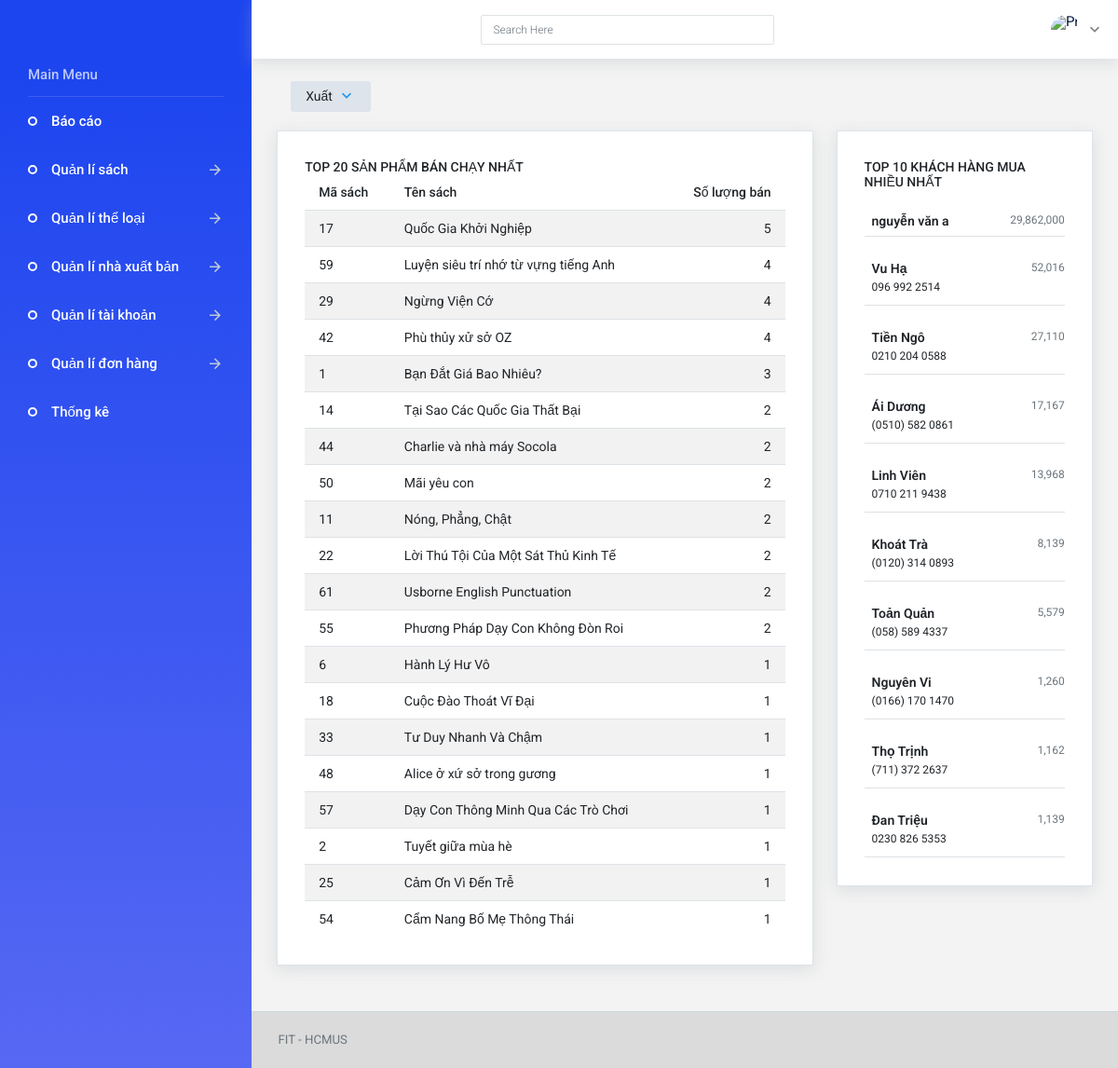
Screenshot of /AdminDashboard/index.php with the database file from the repository.
### tables this page shows
CREATE TABLE `products` (
  `ProductID` int(11) NOT NULL AUTO_INCREMENT,
  `ProductName` varchar(45) NOT NULL,
  `CategoryID` int(11) NOT NULL,
  `UnitPrice` float DEFAULT NULL,
  `UnitsInStock` smallint(6) DEFAULT NULL,
  `UnitsOnOrder` smallint(6) DEFAULT NULL,
  `Discontinued` tinyint(4) DEFAULT NULL,
  `Created_Add` date DEFAULT NULL,
  `NumberViews` int(11) DEFAULT NULL,
  `Description` longtext DEFAULT NULL,
  `Author` varchar(45) DEFAULT NULL,
  `PublishingCompanyID` int(11) DEFAULT NULL,
  PRIMARY KEY (`ProductID`),
  KEY `PublishingCompanyID` (`PublishingCompanyID`),
  KEY `FK_CategoryID` (`CategoryID`),
  CONSTRAINT `FK_CategoryID` FOREIGN KEY (`CategoryID`) REFERENCES `categories` (`CategoryID`) ON DELETE NO ACTION ON UPDATE NO ACTION,
  CONSTRAINT `PublishingCompanyID` FOREIGN KEY (`PublishingCompanyID`) REFERENCES `publishingcompanys` (`PublishingCompanyID`) ON DELETE NO ACTION ON UPDATE NO ACTION
);

### AdminDashboard/index.php (the view, shortened to what this page needs)
<?php
include 'connection.php';
$topProducts = mysqli_query($conn, "select p.ProductID, p.ProductName, count(od.ProductID_fk) as total from orderdetails od join products p on od.ProductID_fk = p.ProductID group by od.ProductID_fk order by total desc limit 0,20");
$topCustomers = mysqli_query($conn, "select c.CustomerName, c.Tel, (sum(od.Quantity) * sum(od.UnitPrice)) as total from customers c join orders o on c.CustomerID = o.CustomerID join orderdetails od on o.OrderID = od.OrderID group by c.CustomerName order by total desc limit 0,10");
?>
<!DOCTYPE html>
<html lang="en">
<head>
  <link rel="stylesheet" href="assets/vendors/iconfonts/mdi/css/materialdesignicons.min.css" />
  <link rel="stylesheet" href="assets/css/shared/style.css" />
  <link rel="stylesheet" href="assets/css/demo_1/style.css" />
</head>
<body>
  <div class="container-scroller">
    <nav class="navbar default-layout col-lg-12 col-12 p-0 fixed-top d-flex flex-row">
      <div class="text-center navbar-brand-wrapper d-flex align-items-top justify-content-center">
      </div>
      <div class="navbar-menu-wrapper d-flex align-items-center">
        <form class="ml-auto search-form d-none d-md-block" action="#">
          <div class="form-group">
            <input type="search" class="form-control" placeholder="Search Here" />
          </div>
        </form>
        <ul class="navbar-nav ml-auto">
          <li class="nav-item dropdown d-none d-xl-inline-block user-dropdown">
            <a class="nav-link dropdown-toggle" id="UserDropdown" href="#" data-toggle="dropdown" aria-expanded="false">
              <img class="img-xs rounded-circle" src="admin.jpg" alt="Profile image" />
            </a>
          </li>
        </ul>
      </div>
    </nav>
    <div class="container-fluid page-body-wrapper">
      <nav class="sidebar sidebar-offcanvas" id="sidebar">
        <ul class="nav">
          <li class="nav-item nav-category">Main Menu</li>
          <li class="nav-item">
            <a class="nav-link" href="./index.php">
              <span class="menu-title">Báo cáo</span>
            </a>
          </li>
          <li class="nav-item">
            <a class="nav-link" data-toggle="collapse" href="#quanlisach" aria-expanded="false" aria-controls="quanlisach">
              <span class="menu-title">Quản lí sách</span>
              <i class="menu-arrow"></i>
            </a>
          </li>
          <li class="nav-item">
            <a class="nav-link" data-toggle="collapse" href="#quanlitheloai" aria-expanded="false" aria-controls="ui-basic">
              <span class="menu-title">Quản lí thể loại</span>
              <i class="menu-arrow"> </i>
            </a>
          </li>
          <li class="nav-item">
            <a class="nav-link" data-toggle="collapse" href="#quanlinhaxuatban" aria-expanded="false" aria-controls="ui-basic">
              <span class="menu-title">Quản lí nhà xuất bản</span>
              <i class="menu-arrow"> </i>
            </a>
          </li>
          <li class="nav-item">
            <a class="nav-link" data-toggle="collapse" href="#quanlitaikhoan" aria-expanded="false" aria-controls="ui-basic">
              <span class="menu-title">Quản lí tài khoản</span>
              <i class="menu-arrow"> </i>
            </a>
          </li>
          <li class="nav-item">
            <a class="nav-link" data-toggle="collapse" href="#quanlidonhang" aria-expanded="false" aria-controls="ui-basic">
              <span class="menu-title">Quản lí đơn hàng</span>
              <i class="menu-arrow"> </i>
            </a>
          </li>
          <li class="nav-item">
            <a class="nav-link" href="thong-ke.php">
              <span class="menu-title">Thống kê</span>
            </a>
          </li>
        </ul>
      </nav>
      <div class="main-panel">
        <div class="content-wrapper">
          <div class="row page-title-header">
            <div class="col-md-12">
              <div class="page-header-toolbar">
                <div class="filter-wrapper">
                  <div class="dropdown ml-lg-auto ml-3 toolbar-item">
                    <button class="btn btn-secondary dropdown-toggle" type="button" id="dropdownexport" data-toggle="dropdown" aria-haspopup="true" aria-expanded="false">
                      Xuất
                    </button>
                  </div>
                </div>
              </div>
            </div>
          </div>
          <div class="row">
            <div class="col-md-8">
              <div class="row">
                <div class="col-md-12 grid-margin">
                  <div class="card">
                    <div class="card-body">
                      <div class="d-flex justify-content-between">
                        <h4 class="card-title mb-0">TOP 20 SẢN PHẨM BÁN CHẠY NHẤT</h4>
                      </div>
                      <div class="table-responsive" id="topProductsTable">
                        <table class="table table-striped table-hover">
                          <thead>
                            <tr>
                              <th>Mã sách</th>
                              <th>Tên sách</th>
                              <th style="text-align: right;">Số lượng bán</th>
                            </tr>
                          </thead>
                          <tbody>
                            <?php
                            while ($row = mysqli_fetch_array($topProducts)) {  ?>
                              <tr>
                                <td>
                                  <?php echo $row["ProductID"] ?>
                                </td>
                                <td>
                                  <?php echo $row["ProductName"] ?>
                                </td>
                                <td style="text-align: right;">
                                  <?php echo $row["total"] ?>
                                </td>
                              </tr>
                            <?php } ?>
                          </tbody>
                        </table>
                      </div>
                    </div>
                  </div>
                </div>
              </div>
            </div>
            <div class="col-md-4">
              <div class="row">
                <div class="col-md-12 grid-margin">
                  <div class="card">
                    <div class="card-body" id="topCustomersTable">
                      <h4 class="card-title mb-0">TOP 10 KHÁCH HÀNG MUA NHIỀU NHẤT</h4>
                      <?php while ($row = mysqli_fetch_array($topCustomers)) { ?>
                        <div class="d-flex mt-3 py-2 border-bottom">
                          <div class="wrapper ml-2">
                            <p class="mb-n1 font-weight-semibold">
                              <?php echo $row["CustomerName"] ?>
                            </p>
                            <small>
                              <?php echo $row["Tel"] ?>
                            </small>
                          </div>
                          <small class="text-muted ml-auto">
                            <?php echo number_format($row["total"]) ?>
                          </small>
                        </div>
                      <?php } ?>
                    </div>
                  </div>
                </div>
              </div>
            </div>
          </div>
        </div>
        <footer class="footer">
          <div class="container-fluid clearfix">
            <span class="text-muted d-block text-center text-sm-left d-sm-inline-block">FIT - HCMUS</span>
          </div>
        </footer>
      </div>
    </div>
  </div>
</body>
</html>

### rows the page displays
products: ProductID "17", ProductName "Quốc Gia Khởi Nghiệp", total "5"
products: ProductID "59", ProductName "Luyện siêu trí nhớ từ vựng tiếng Anh", total "4"
products: ProductID "29", ProductName "Ngừng Viện Cớ", total "4"
products: ProductID "42", ProductName "Phù thủy xử sở OZ", total "4"
products: ProductID "1", ProductName "Bạn Đắt Giá Bao Nhiêu?", total "3"
products: ProductID "14", ProductName "Tại Sao Các Quốc Gia Thất Bại", total "2"
products: ProductID "44", ProductName "Charlie và nhà máy Socola", total "2"
products: ProductID "50", ProductName "Mãi yêu con", total "2"
products: ProductID "11", ProductName "Nóng, Phẳng, Chật", total "2"
products: ProductID "22", ProductName "Lời Thú Tội Của Một Sát Thủ Kinh Tế", total "2"
products: ProductID "61", ProductName "Usborne English Punctuation", total "2"
products: ProductID "55", ProductName "Phương Pháp Dạy Con Không Đòn Roi", total "2"
products: ProductID "6", ProductName "Hành Lý Hư Vô", total "1"
products: ProductID "18", ProductName "Cuộc Đào Thoát Vĩ Đại", total "1"
products: ProductID "33", ProductName "Tư Duy Nhanh Và Chậm", total "1"
products: ProductID "48", ProductName "Alice ở xứ sở trong gương", total "1"
products: ProductID "57", ProductName "Dạy Con Thông Minh Qua Các Trò Chơi", total "1"
products: ProductID "2", ProductName "Tuyết giữa mùa hè", total "1"
products: ProductID "25", ProductName "Cảm Ơn Vì Đến Trễ", total "1"
products: ProductID "54", ProductName "Cẩm Nang Bố Mẹ Thông Thái", total "1"

### other values shown
$row["CustomerName"] "nguyễn văn a"
$row["total"] "29,862,000"
$row["CustomerName"] "Vu Hạ"
$row["Tel"] "096 992 2514"
$row["total"] "52,016"
$row["CustomerName"] "Tiền Ngô"
$row["Tel"] "0210 204 0588"
$row["total"] "27,110"
$row["CustomerName"] "Ái Dương"
$row["Tel"] "(0510) 582 0861"
$row["total"] "17,167"
$row["CustomerName"] "Linh Viên"
$row["Tel"] "0710 211 9438"
$row["total"] "13,968"
$row["CustomerName"] "Khoát Trà"
